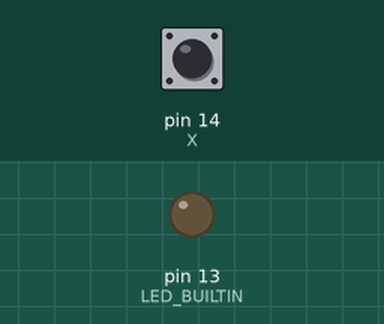
The sketch below on a simulated Arduino Uno, built with avr-gcc and run on an emulated ATmega328P. Shown: output pins drawn as LEDs (lit = HIGH). The test bench sets the inputs (shaded band); at power-on: pin 14 (X) HIGH.

Above: at 1.2 s.
1.3 s: pin 14 (X) pulled LOW for 0.15 s
At 2.0 s:
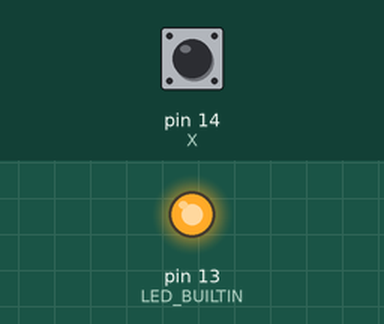
Timing chart, 0 to 4.3 s (numbered marks = the images above; inputs shaded):
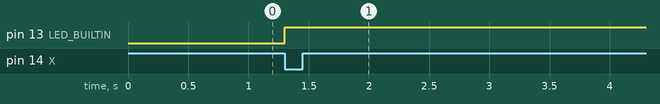

Measured:
- after the input at 1.3 s, pin 13 (LED_BUILTIN): LOW → HIGH at once

The sketch:

ex3-2.ino
```cpp
#define X 14
#define LOW 0
#define HIGH 1
void setup() {
  pinMode(LED_BUILTIN, OUTPUT);
  pinMode(X, INPUT_PULLUP);
}

void loop() {
  int value = digitalRead(X);
  int etat = digitalRead(LED_BUILTIN);

  if (value == LOW) {
    unsigned long tempsDebut = millis(); // Temps au moment ou on appuie sur le bouton
    unsigned long intervalle = tempsDebut + 5000; // Temps de début + 5 sec
    unsigned long tempsActuel = millis();// Temps actuel

    while (tempsActuel != intervalle) {
      digitalWrite(LED_BUILTIN, HIGH); // Le bouton reste allumé tant que le 5 sec sont pas écoulées
      tempsActuel = millis(); // On réactualise le temps
    }
    digitalWrite(LED_BUILTIN, LOW); // Après les 5 sec la LED s'éteint
  }
}
```
